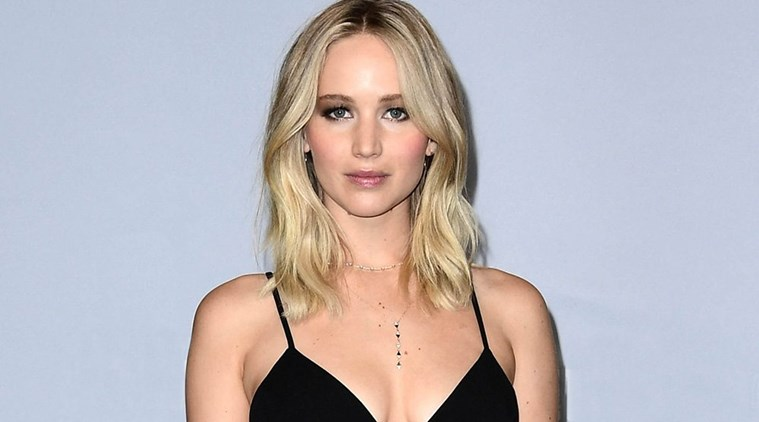
#> input picture db/jenny.jpg, 759 x 422 px
$ jupyter execute --allow-errors T05_5.ipynb   (older library calls are emulated)
#> lines starting #> are read from the running program, lines starting #| are printed output that depends on the picture
# Laplacian Sharpening

[cell 1]
import cv2
import matplotlib.pyplot as plt
import numpy as np

[cell 2]
imgfile = '../../db/jenny.jpg'
img= cv2.imread(imgfile, cv2.IMREAD_GRAYSCALE)
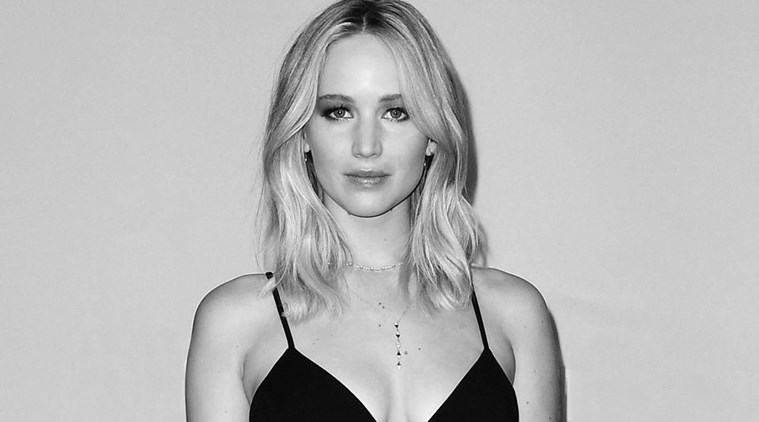
#> img: shape (422, 759); min 0, max 255, mean 186

[cell 3]
#Making image  blurry so we can sharpen it
blurred = cv2.blur(img, (10,10))
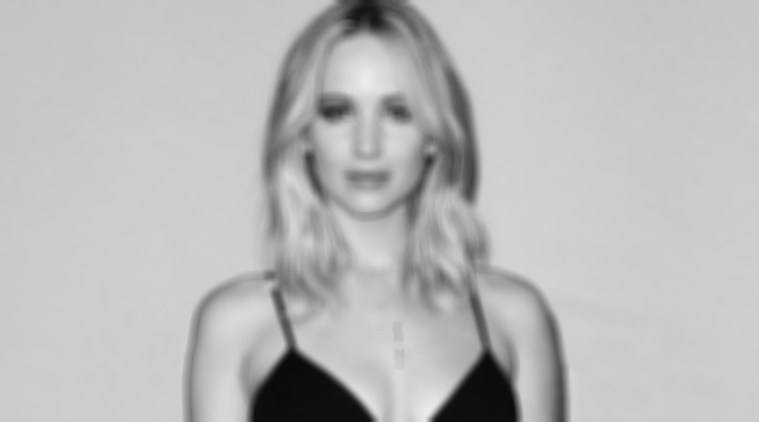
#> blurred: shape (422, 759); min 11, max 236, mean 186

[cell 4]
lap = cv2.Laplacian(blurred,cv2.CV_16S)
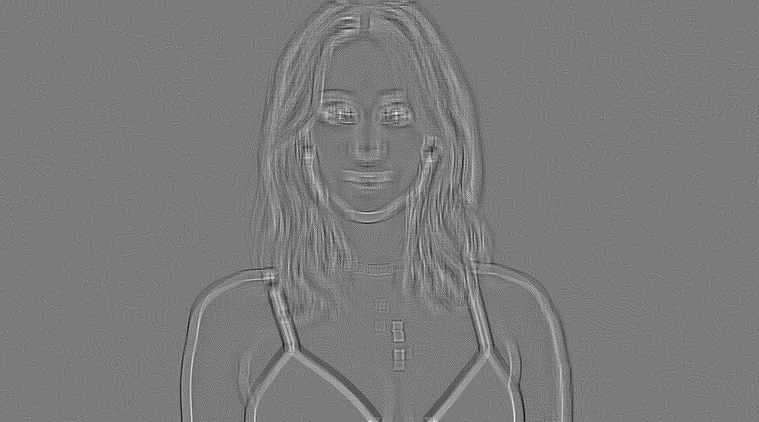
#> lap: shape (422, 759) int16; min -16, max 17, mean 0.000325; drawn with min black and max white

filtered = img - 0.7*lap

[cell 5]
plt.figure(figsize=(12,10))
plt.subplot(131), plt.title('Blurred'), plt.imshow(blurred, cmap='gray')
plt.subplot(132), plt.title('Laplacian'), plt.imshow(lap, cmap='gray')
plt.subplot(133), plt.title('Sharpened'), plt.imshow(filtered, cmap='gray')
plt.show()
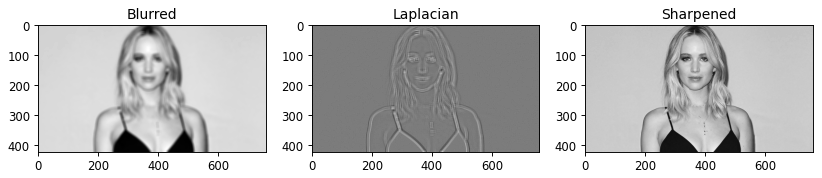
#> figure drawn by matplotlib, 3 panels
